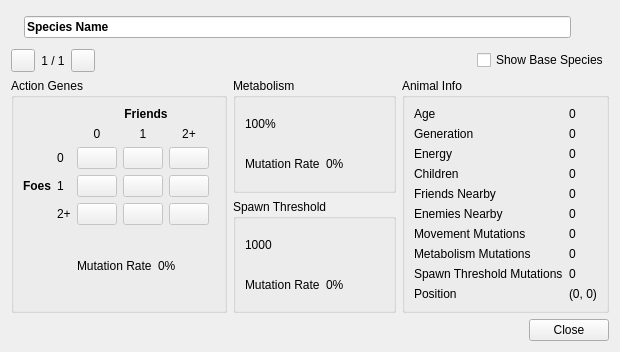
<?xml version="1.0" encoding="UTF-8"?>
<ui version="4.0">
 <class>AnimalInfoDialog</class>
 <widget class="QDialog" name="AnimalInfoDialog">
  <property name="geometry">
   <rect>
    <x>0</x>
    <y>0</y>
    <width>620</width>
    <height>320</height>
   </rect>
  </property>
  <property name="windowTitle">
   <string>Animal Information</string>
  </property>
  <layout class="QVBoxLayout" name="verticalLayout_3" stretch="0,0,1,0">
   <item>
    <layout class="QHBoxLayout" name="horizontalLayout_5">
     <item>
      <widget class="QLabel" name="dnaIcon">
       <property name="sizePolicy">
        <sizepolicy hsizetype="Fixed" vsizetype="Fixed">
         <horstretch>0</horstretch>
         <verstretch>0</verstretch>
        </sizepolicy>
       </property>
       <property name="pixmap">
        <pixmap resource="resources.qrc">:/icons/resources/icons/dna.png</pixmap>
       </property>
      </widget>
     </item>
     <item>
      <widget class="QLineEdit" name="speciesName">
       <property name="sizePolicy">
        <sizepolicy hsizetype="Expanding" vsizetype="Fixed">
         <horstretch>0</horstretch>
         <verstretch>0</verstretch>
        </sizepolicy>
       </property>
       <property name="font">
        <font>
         <weight>75</weight>
         <bold>true</bold>
        </font>
       </property>
       <property name="readOnly">
        <bool>true</bool>
       </property>
       <property name="text">
        <string>Species Name</string>
       </property>
      </widget>
     </item>
     <item>
      <widget class="QLabel" name="colorIcon">
       <property name="minimumSize">
        <size>
         <width>32</width>
         <height>32</height>
        </size>
       </property>
       <property name="maximumSize">
        <size>
         <width>32</width>
         <height>32</height>
        </size>
       </property>
      </widget>
     </item>
    </layout>
   </item>
   <item>
    <layout class="QHBoxLayout" name="navLayout">
     <item>
      <widget class="QToolButton" name="prevButton">
       <property name="icon">
        <iconset resource="resources.qrc">
         <normaloff>:/actions/resources/actions/arrow_left.png</normaloff>:/actions/resources/actions/arrow_left.png</iconset>
       </property>
       <property name="toolTip">
        <string>Previous occupant in this cell</string>
       </property>
      </widget>
     </item>
     <item>
      <widget class="QLabel" name="indexLabel">
       <property name="alignment">
        <set>Qt::AlignCenter</set>
       </property>
       <property name="text">
        <string>1 / 1</string>
       </property>
      </widget>
     </item>
     <item>
      <widget class="QToolButton" name="nextButton">
       <property name="icon">
        <iconset resource="resources.qrc">
         <normaloff>:/actions/resources/actions/arrow_right.png</normaloff>:/actions/resources/actions/arrow_right.png</iconset>
       </property>
       <property name="toolTip">
        <string>Next occupant in this cell</string>
       </property>
      </widget>
     </item>
     <item>
      <spacer name="navSpacer">
       <property name="orientation">
        <enum>Qt::Horizontal</enum>
       </property>
       <property name="sizeHint" stdset="0">
        <size>
         <width>40</width>
         <height>20</height>
        </size>
       </property>
      </spacer>
     </item>
     <item>
      <widget class="QCheckBox" name="showBaseSpeciesCheckBox">
       <property name="toolTip">
        <string>Show the species' unmutated baseline genome instead of this animal's own</string>
       </property>
       <property name="text">
        <string>Show Base Species</string>
       </property>
      </widget>
     </item>
    </layout>
   </item>
   <item>
    <layout class="QHBoxLayout" name="horizontalLayout_2">
     <item>
      <widget class="QGroupBox" name="groupBox">
       <property name="title">
        <string>Action Genes</string>
       </property>
       <layout class="QGridLayout" name="gridLayout">
        <item row="0" column="2" colspan="4">
         <widget class="QLabel" name="friendsLabel">
          <property name="sizePolicy">
           <sizepolicy hsizetype="Preferred" vsizetype="Fixed">
            <horstretch>0</horstretch>
            <verstretch>0</verstretch>
           </sizepolicy>
          </property>
          <property name="font">
           <font>
            <weight>75</weight>
            <bold>true</bold>
           </font>
          </property>
          <property name="text">
           <string>Friends</string>
          </property>
          <property name="alignment">
           <set>Qt::AlignCenter</set>
          </property>
         </widget>
        </item>
        <item row="2" column="1">
         <widget class="QLabel" name="foeLabel0">
          <property name="text">
           <string>0</string>
          </property>
         </widget>
        </item>
        <item row="2" column="2">
         <widget class="QPushButton" name="movement00">
          <property name="enabled">
           <bool>false</bool>
          </property>
          <property name="icon">
           <iconset resource="resources.qrc">
            <normaloff>:/actions/resources/actions/arrow_right.png</normaloff>:/actions/resources/actions/arrow_right.png</iconset>
          </property>
         </widget>
        </item>
        <item row="2" column="3">
         <widget class="QPushButton" name="movement10">
          <property name="enabled">
           <bool>false</bool>
          </property>
          <property name="icon">
           <iconset resource="resources.qrc">
            <normaloff>:/actions/resources/actions/arrow_right.png</normaloff>:/actions/resources/actions/arrow_right.png</iconset>
          </property>
         </widget>
        </item>
        <item row="3" column="2">
         <widget class="QPushButton" name="movement01">
          <property name="enabled">
           <bool>false</bool>
          </property>
          <property name="icon">
           <iconset resource="resources.qrc">
            <normaloff>:/actions/resources/actions/arrow_right.png</normaloff>:/actions/resources/actions/arrow_right.png</iconset>
          </property>
         </widget>
        </item>
        <item row="4" column="2">
         <widget class="QPushButton" name="movement02">
          <property name="enabled">
           <bool>false</bool>
          </property>
          <property name="icon">
           <iconset resource="resources.qrc">
            <normaloff>:/actions/resources/actions/arrow_right.png</normaloff>:/actions/resources/actions/arrow_right.png</iconset>
          </property>
         </widget>
        </item>
        <item row="3" column="3">
         <widget class="QPushButton" name="movement11">
          <property name="enabled">
           <bool>false</bool>
          </property>
          <property name="icon">
           <iconset resource="resources.qrc">
            <normaloff>:/actions/resources/actions/arrow_right.png</normaloff>:/actions/resources/actions/arrow_right.png</iconset>
          </property>
         </widget>
        </item>
        <item row="4" column="3">
         <widget class="QPushButton" name="movement12">
          <property name="enabled">
           <bool>false</bool>
          </property>
          <property name="icon">
           <iconset resource="resources.qrc">
            <normaloff>:/actions/resources/actions/arrow_right.png</normaloff>:/actions/resources/actions/arrow_right.png</iconset>
          </property>
         </widget>
        </item>
        <item row="3" column="4">
         <widget class="QPushButton" name="movement21">
          <property name="enabled">
           <bool>false</bool>
          </property>
          <property name="icon">
           <iconset resource="resources.qrc">
            <normaloff>:/actions/resources/actions/arrow_right.png</normaloff>:/actions/resources/actions/arrow_right.png</iconset>
          </property>
         </widget>
        </item>
        <item row="2" column="4">
         <widget class="QPushButton" name="movement20">
          <property name="enabled">
           <bool>false</bool>
          </property>
          <property name="icon">
           <iconset resource="resources.qrc">
            <normaloff>:/actions/resources/actions/arrow_right.png</normaloff>:/actions/resources/actions/arrow_right.png</iconset>
          </property>
         </widget>
        </item>
        <item row="4" column="4">
         <widget class="QPushButton" name="movement22">
          <property name="enabled">
           <bool>false</bool>
          </property>
          <property name="icon">
           <iconset resource="resources.qrc">
            <normaloff>:/actions/resources/actions/arrow_right.png</normaloff>:/actions/resources/actions/arrow_right.png</iconset>
          </property>
         </widget>
        </item>
        <item row="1" column="3">
         <widget class="QLabel" name="friendsLabel1">
          <property name="sizePolicy">
           <sizepolicy hsizetype="Preferred" vsizetype="Fixed">
            <horstretch>0</horstretch>
            <verstretch>0</verstretch>
           </sizepolicy>
          </property>
          <property name="text">
           <string>1</string>
          </property>
          <property name="alignment">
           <set>Qt::AlignCenter</set>
          </property>
         </widget>
        </item>
        <item row="1" column="4">
         <widget class="QLabel" name="friendsLabel2">
          <property name="sizePolicy">
           <sizepolicy hsizetype="Preferred" vsizetype="Fixed">
            <horstretch>0</horstretch>
            <verstretch>0</verstretch>
           </sizepolicy>
          </property>
          <property name="text">
           <string>2+</string>
          </property>
          <property name="alignment">
           <set>Qt::AlignCenter</set>
          </property>
         </widget>
        </item>
        <item row="3" column="1">
         <widget class="QLabel" name="foeLabel1">
          <property name="text">
           <string>1</string>
          </property>
         </widget>
        </item>
        <item row="4" column="1">
         <widget class="QLabel" name="foeLabel2">
          <property name="text">
           <string>2+</string>
          </property>
         </widget>
        </item>
        <item row="1" column="2">
         <widget class="QLabel" name="friendsLabel0">
          <property name="sizePolicy">
           <sizepolicy hsizetype="Preferred" vsizetype="Fixed">
            <horstretch>0</horstretch>
            <verstretch>0</verstretch>
           </sizepolicy>
          </property>
          <property name="text">
           <string>0</string>
          </property>
          <property name="alignment">
           <set>Qt::AlignCenter</set>
          </property>
         </widget>
        </item>
        <item row="5" column="2" colspan="3">
         <layout class="QHBoxLayout" name="horizontalLayout_6">
          <item>
           <widget class="QLabel" name="movementMutationLabel">
            <property name="text">
             <string>Mutation Rate</string>
            </property>
           </widget>
          </item>
          <item>
           <widget class="QLabel" name="movementMutationValue">
            <property name="text">
             <string>0%</string>
            </property>
           </widget>
          </item>
         </layout>
        </item>
        <item row="2" column="0" rowspan="3">
         <widget class="QLabel" name="foesLabel">
          <property name="font">
           <font>
            <weight>75</weight>
            <bold>true</bold>
           </font>
          </property>
          <property name="text">
           <string>Foes</string>
          </property>
         </widget>
        </item>
       </layout>
      </widget>
     </item>
     <item>
      <layout class="QVBoxLayout" name="verticalLayout_2">
       <item>
        <widget class="QGroupBox" name="groupBox_3">
         <property name="title">
          <string>Metabolism</string>
         </property>
         <layout class="QVBoxLayout" name="verticalLayout_4">
          <item>
           <widget class="QLabel" name="metabolismValue">
            <property name="text">
             <string>100%</string>
            </property>
           </widget>
          </item>
          <item>
           <layout class="QHBoxLayout" name="horizontalLayout_3">
            <item>
             <widget class="QLabel" name="metabolismMutationLabel">
              <property name="text">
               <string>Mutation Rate</string>
              </property>
             </widget>
            </item>
            <item>
             <widget class="QLabel" name="metabolismMutationValue">
              <property name="text">
               <string>0%</string>
              </property>
             </widget>
            </item>
           </layout>
          </item>
         </layout>
        </widget>
       </item>
       <item>
        <widget class="QGroupBox" name="groupBox_2">
         <property name="title">
          <string>Spawn Threshold</string>
         </property>
         <layout class="QVBoxLayout" name="verticalLayout_5">
          <item>
           <widget class="QLabel" name="spawnThresholdValue">
            <property name="text">
             <string>1000</string>
            </property>
           </widget>
          </item>
          <item>
           <layout class="QHBoxLayout" name="horizontalLayout_4">
            <item>
             <widget class="QLabel" name="spawnThresholdMutationLabel">
              <property name="text">
               <string>Mutation Rate</string>
              </property>
             </widget>
            </item>
            <item>
             <widget class="QLabel" name="spawnThresholdMutationValue">
              <property name="text">
               <string>0%</string>
              </property>
             </widget>
            </item>
           </layout>
          </item>
         </layout>
        </widget>
       </item>
      </layout>
     </item>
     <item>
      <widget class="QGroupBox" name="groupBox_4">
       <property name="title">
        <string>Animal Info</string>
       </property>
       <layout class="QFormLayout" name="formLayout">
        <item row="0" column="0">
         <widget class="QLabel" name="ageLabel">
          <property name="text">
           <string>Age</string>
          </property>
         </widget>
        </item>
        <item row="0" column="1">
         <widget class="QLabel" name="ageValue">
          <property name="text">
           <string>0</string>
          </property>
         </widget>
        </item>
        <item row="1" column="0">
         <widget class="QLabel" name="generationLabel">
          <property name="text">
           <string>Generation</string>
          </property>
         </widget>
        </item>
        <item row="1" column="1">
         <widget class="QLabel" name="generationValue">
          <property name="text">
           <string>0</string>
          </property>
         </widget>
        </item>
        <item row="2" column="0">
         <widget class="QLabel" name="energyLabel">
          <property name="text">
           <string>Energy</string>
          </property>
         </widget>
        </item>
        <item row="2" column="1">
         <widget class="QLabel" name="energyValue">
          <property name="text">
           <string>0</string>
          </property>
         </widget>
        </item>
        <item row="3" column="0">
         <widget class="QLabel" name="childrenLabel">
          <property name="text">
           <string>Children</string>
          </property>
         </widget>
        </item>
        <item row="3" column="1">
         <widget class="QLabel" name="childrenValue">
          <property name="text">
           <string>0</string>
          </property>
         </widget>
        </item>
        <item row="4" column="0">
         <widget class="QLabel" name="friendsLabel3">
          <property name="text">
           <string>Friends Nearby</string>
          </property>
         </widget>
        </item>
        <item row="4" column="1">
         <widget class="QLabel" name="friendsValue">
          <property name="text">
           <string>0</string>
          </property>
         </widget>
        </item>
        <item row="5" column="0">
         <widget class="QLabel" name="enemiesLabel">
          <property name="text">
           <string>Enemies Nearby</string>
          </property>
         </widget>
        </item>
        <item row="5" column="1">
         <widget class="QLabel" name="enemiesValue">
          <property name="text">
           <string>0</string>
          </property>
         </widget>
        </item>
        <item row="6" column="0">
         <widget class="QLabel" name="movementMutationsLabel">
          <property name="text">
           <string>Movement Mutations</string>
          </property>
         </widget>
        </item>
        <item row="6" column="1">
         <widget class="QLabel" name="movementMutationsValue">
          <property name="text">
           <string>0</string>
          </property>
         </widget>
        </item>
        <item row="7" column="0">
         <widget class="QLabel" name="metabolismMutationsLabel">
          <property name="text">
           <string>Metabolism Mutations</string>
          </property>
         </widget>
        </item>
        <item row="7" column="1">
         <widget class="QLabel" name="metabolismMutationsValue">
          <property name="text">
           <string>0</string>
          </property>
         </widget>
        </item>
        <item row="8" column="0">
         <widget class="QLabel" name="spawnThresholdMutationsLabel">
          <property name="text">
           <string>Spawn Threshold Mutations</string>
          </property>
         </widget>
        </item>
        <item row="8" column="1">
         <widget class="QLabel" name="spawnThresholdMutationsValue">
          <property name="text">
           <string>0</string>
          </property>
         </widget>
        </item>
        <item row="9" column="0">
         <widget class="QLabel" name="positionLabel">
          <property name="text">
           <string>Position</string>
          </property>
         </widget>
        </item>
        <item row="9" column="1">
         <widget class="QLabel" name="positionValue">
          <property name="text">
           <string>(0, 0)</string>
          </property>
         </widget>
        </item>
       </layout>
      </widget>
     </item>
    </layout>
   </item>
   <item>
    <widget class="QDialogButtonBox" name="buttonBox">
     <property name="orientation">
      <enum>Qt::Horizontal</enum>
     </property>
     <property name="standardButtons">
      <set>QDialogButtonBox::Close</set>
     </property>
    </widget>
   </item>
  </layout>
 </widget>
 <resources>
  <include location="resources.qrc"/>
 </resources>
 <connections>
  <connection>
   <sender>buttonBox</sender>
   <signal>rejected()</signal>
   <receiver>AnimalInfoDialog</receiver>
   <slot>reject()</slot>
   <hints>
    <hint type="sourcelabel">
     <x>316</x>
     <y>285</y>
    </hint>
    <hint type="destinationlabel">
     <x>286</x>
     <y>274</y>
    </hint>
   </hints>
  </connection>
 </connections>
</ui>
